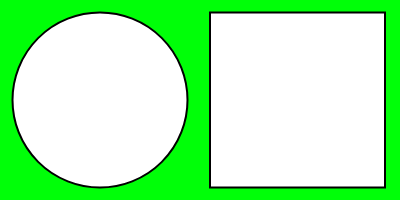
Frame 1 (no input)
Frame 60 (no input): identical to frame 1, image omitted
Frame 120 (the mouse pressed at the canvas centre since frame 60): identical to frame 1, image omitted

The p5.js sketch that drew this single still picture (run headless with seeded random() and noise() and a simulated clock; from frame 60 on, the mouse is pressed at the canvas centre):

// p5.js sketch
// ── sketch.js
function setup() {
  createCanvas(400, 200);
  // using HSB color mode
  colorMode(HSB);
}

function draw() {
  background(122, 100, 100);
  fill(255);
  strokeWeight(2);
  circle(100, 100, 175);
  square(210, 12.5, 175);
}
